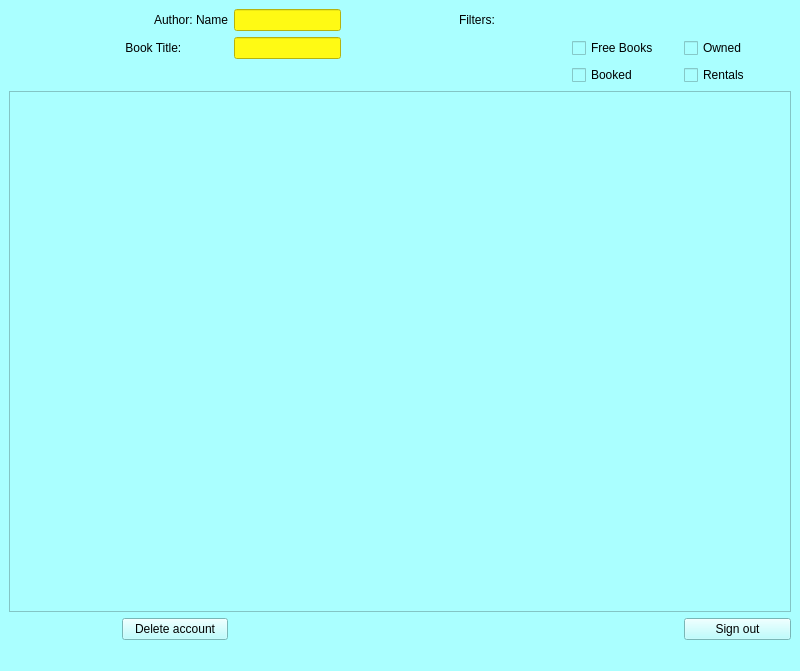
<?xml version="1.0" encoding="UTF-8"?>
<ui version="4.0">
 <class>MainWindow</class>
 <widget class="QMainWindow" name="MainWindow">
  <property name="geometry">
   <rect>
    <x>0</x>
    <y>0</y>
    <width>800</width>
    <height>671</height>
   </rect>
  </property>
  <property name="minimumSize">
   <size>
    <width>800</width>
    <height>600</height>
   </size>
  </property>
  <property name="windowTitle">
   <string>MainWindow</string>
  </property>
  <property name="styleSheet">
   <string notr="true">background-color: rgb(170, 255, 255);</string>
  </property>
  <widget class="QWidget" name="centralwidget">
   <layout class="QGridLayout" name="gridLayout">
    <item row="9" column="3">
     <widget class="QPushButton" name="delaccbtn">
      <property name="text">
       <string>Delete account</string>
      </property>
     </widget>
    </item>
    <item row="6" column="2" colspan="7">
     <widget class="QListWidget" name="listWidget">
      <property name="sizePolicy">
       <sizepolicy hsizetype="Expanding" vsizetype="Expanding">
        <horstretch>100</horstretch>
        <verstretch>100</verstretch>
       </sizepolicy>
      </property>
      <property name="layoutDirection">
       <enum>Qt::LeftToRight</enum>
      </property>
      <property name="alternatingRowColors">
       <bool>true</bool>
      </property>
     </widget>
    </item>
    <item row="9" column="8">
     <widget class="QPushButton" name="signoutbtn">
      <property name="text">
       <string>Sign out</string>
      </property>
     </widget>
    </item>
    <item row="1" column="4">
     <widget class="QLineEdit" name="valtitle">
      <property name="styleSheet">
       <string notr="true">background:rgb(255, 250, 20)</string>
      </property>
     </widget>
    </item>
    <item row="0" column="3">
     <widget class="QLabel" name="label_2">
      <property name="text">
       <string> Author: Name</string>
      </property>
      <property name="alignment">
       <set>Qt::AlignRight|Qt::AlignTrailing|Qt::AlignVCenter</set>
      </property>
     </widget>
    </item>
    <item row="1" column="8">
     <widget class="QCheckBox" name="mybookscb">
      <property name="text">
       <string>Owned</string>
      </property>
     </widget>
    </item>
    <item row="1" column="7">
     <widget class="QCheckBox" name="fbcb">
      <property name="text">
       <string>Free Books</string>
      </property>
     </widget>
    </item>
    <item row="0" column="4">
     <widget class="QLineEdit" name="valauthor">
      <property name="styleSheet">
       <string notr="true">background:rgb(255, 250, 20)</string>
      </property>
     </widget>
    </item>
    <item row="1" column="3">
     <widget class="QLabel" name="label">
      <property name="text">
       <string> Book Title:</string>
      </property>
     </widget>
    </item>
    <item row="2" column="7">
     <widget class="QCheckBox" name="bookedcb">
      <property name="text">
       <string>Booked</string>
      </property>
     </widget>
    </item>
    <item row="2" column="8">
     <widget class="QCheckBox" name="rentalscb">
      <property name="text">
       <string>Rentals</string>
      </property>
     </widget>
    </item>
    <item row="0" column="6">
     <widget class="QLabel" name="label_4">
      <property name="text">
       <string>Filters:</string>
      </property>
     </widget>
    </item>
   </layout>
  </widget>
  <widget class="QMenuBar" name="menubar">
   <property name="geometry">
    <rect>
     <x>0</x>
     <y>0</y>
     <width>800</width>
     <height>22</height>
    </rect>
   </property>
  </widget>
  <widget class="QStatusBar" name="statusbar"/>
 </widget>
 <resources/>
 <connections/>
</ui>
